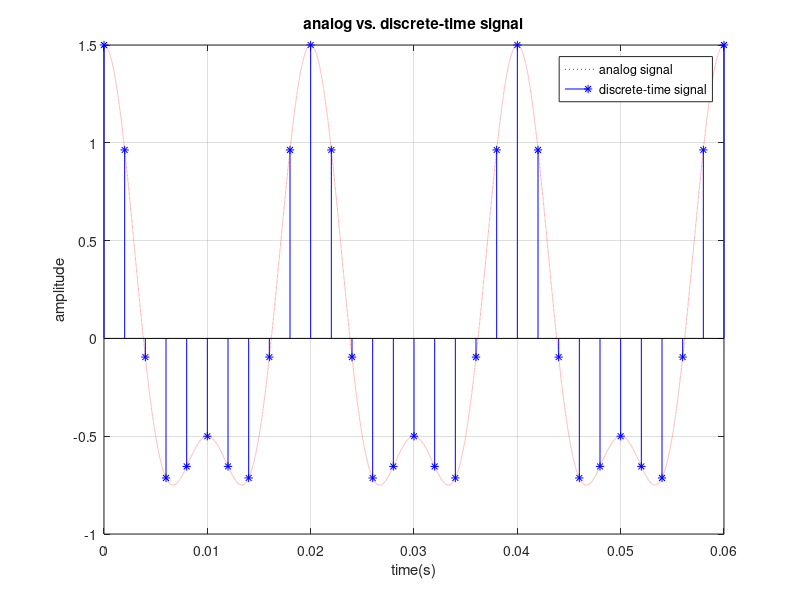
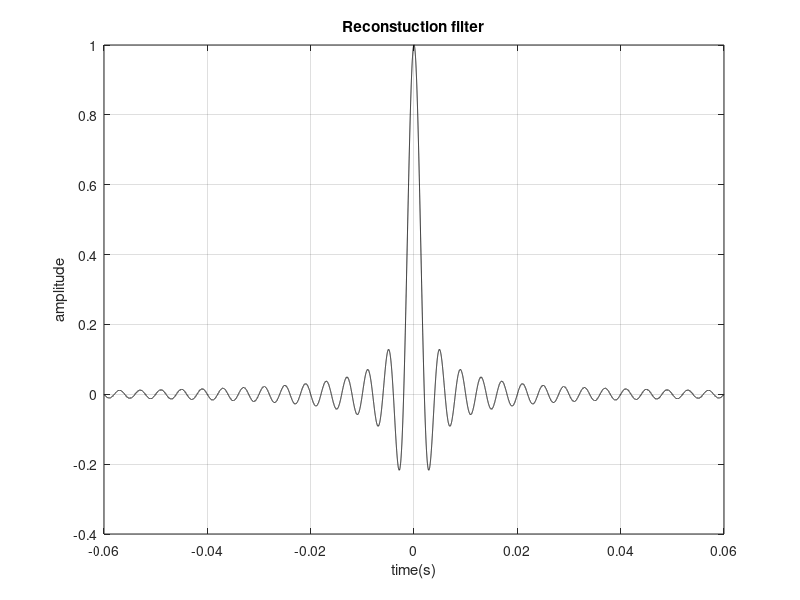
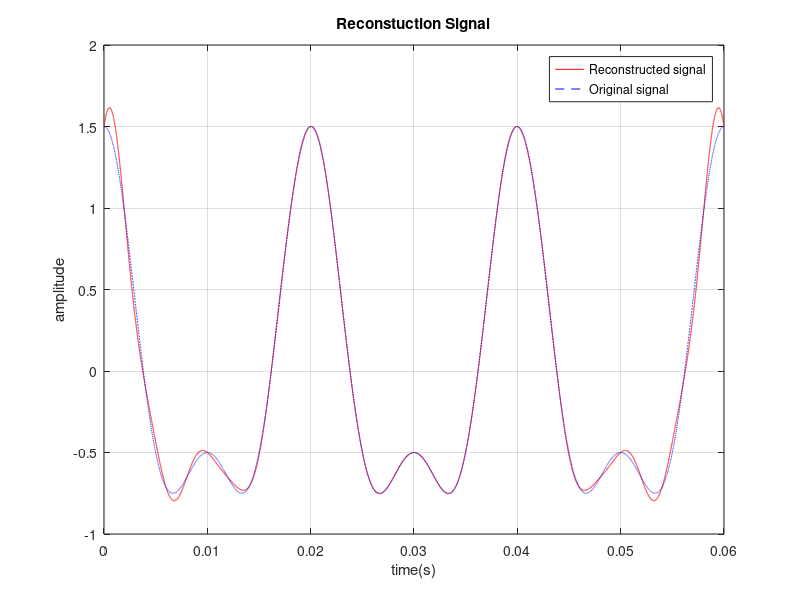

Here is the MATLAB script that generated these plots, in order:
%% Write script of the equation TP02
clc;
clear; close all;
%%input paramate
f1 = 50;
f2 = 2*f1;
fs = 5*f2;
T0 = 1/f1;
Ts = 1/fs;
alpha = 3;
Tdur = alpha*T0;
t = 0: Ts/1000: Tdur;
tn = 0: Ts : Tdur;

%% Signal Generation

xa_tfun= @(t,f1,f2) cos(2*pi*f1*t) + 0.5*cos(2*pi*f2*t);
x_nfun= @(n,f1,f2,Ts) cos(2*pi*f1*n*Ts) + 0.5*cos(2*pi*f2*n*Ts);
xa_t= xa_tfun(t,f1,f2);
x_n = xa_tfun(tn,f1,f2);
figure(1);
plot(t,xa_t,'r:'),hold on
stem(tn,x_n, 'b*')
xlabel('time(s)');
ylabel('amplitude');
legend('analog signal','discrete-time signal');
title('analog vs. discrete-time signal');
grid on
%% Reconstruction filter
tt= -Tdur: Ts/1000 : Tdur;
hr_tfun = @(t,Ts) sinc(t/Ts);
hr_t = hr_tfun(tt,Ts);
figure(2);
plot(tt,hr_t,'k')
xlabel('time(s)');
ylabel('amplitude');
title('Reconstuction filter');
grid on
%% Signal Reconstruction
n=0:length(x_n)-1;
xr = zeros(length(t),1);
for i = 1:length(t)
    hr_ti = hr_tfun((t(i)-n.*Ts),Ts);
    xr(i) = sum(x_n.*hr_ti);
end
figure(3);
plot(t,xr,'r');hold on
plot(t,xa_t,'b--');
xlabel('time(s)');
ylabel('amplitude');
title('Reconstuction Signal');
legend('Reconstructed signal','Original signal');
grid on
%% Error Calculation
err=xa_t' - xr;
Perr= mean(err.^2)